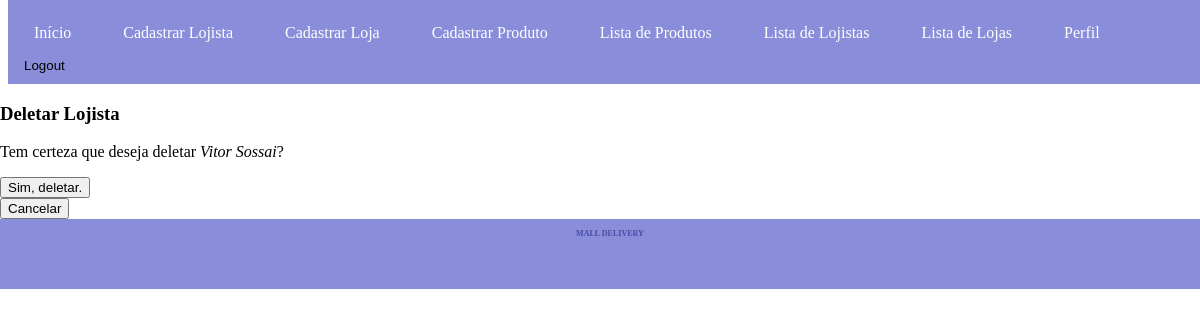
/lojista/2/deletar/ (signed in), run on an earlier commit of the app's database.
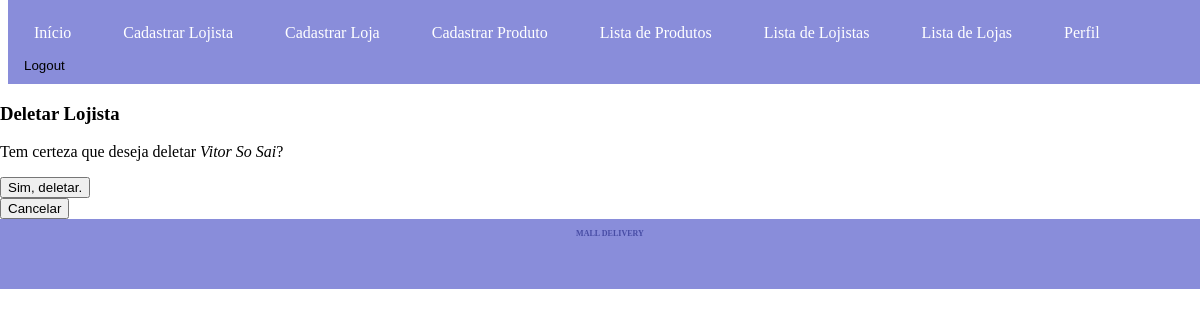
And on a later commit of the database.
### app_mall/models.py (models this page shows, shortened)
class Lojista(models.Model):
    nome = models.CharField(max_length=100)
    CPF = models.CharField(max_length=11)
    telefone = models.CharField(max_length=20)
    email = models.EmailField(unique=True)

### app_mall/views.py (the view)
# urls.py: path('lojista/<int:pk>/deletar/', views.LojistaDeleteView.as_view(), name='deletar_lojista'),
class LojistaDeleteView(LoginRequiredMixin, DeleteView):
    model = Lojista
    template_name = 'lojista_confirm_delete.html'
    success_url = reverse_lazy('lista_lojista')

### app_mall/templates/lojista_confirm_delete.html (shortened to what this page needs)
{% extends "base.html" %}
{% block content %}
<h3>Deletar Lojista</h3>
<p>Tem certeza que deseja deletar <i>{{ object.nome }}</i>?</p>
<form method="POST">
    <input
        value="Sim, deletar."
        type="submit">
</form>
<input
    value="Cancelar"
    type="button"
    onclick="location.href='{% url "index" %}';">
{% endblock %}

What changed in the data, as far as the page shows it:
changed Lojista: nome "Vitor Sossai" → "Vitor So Sai"
